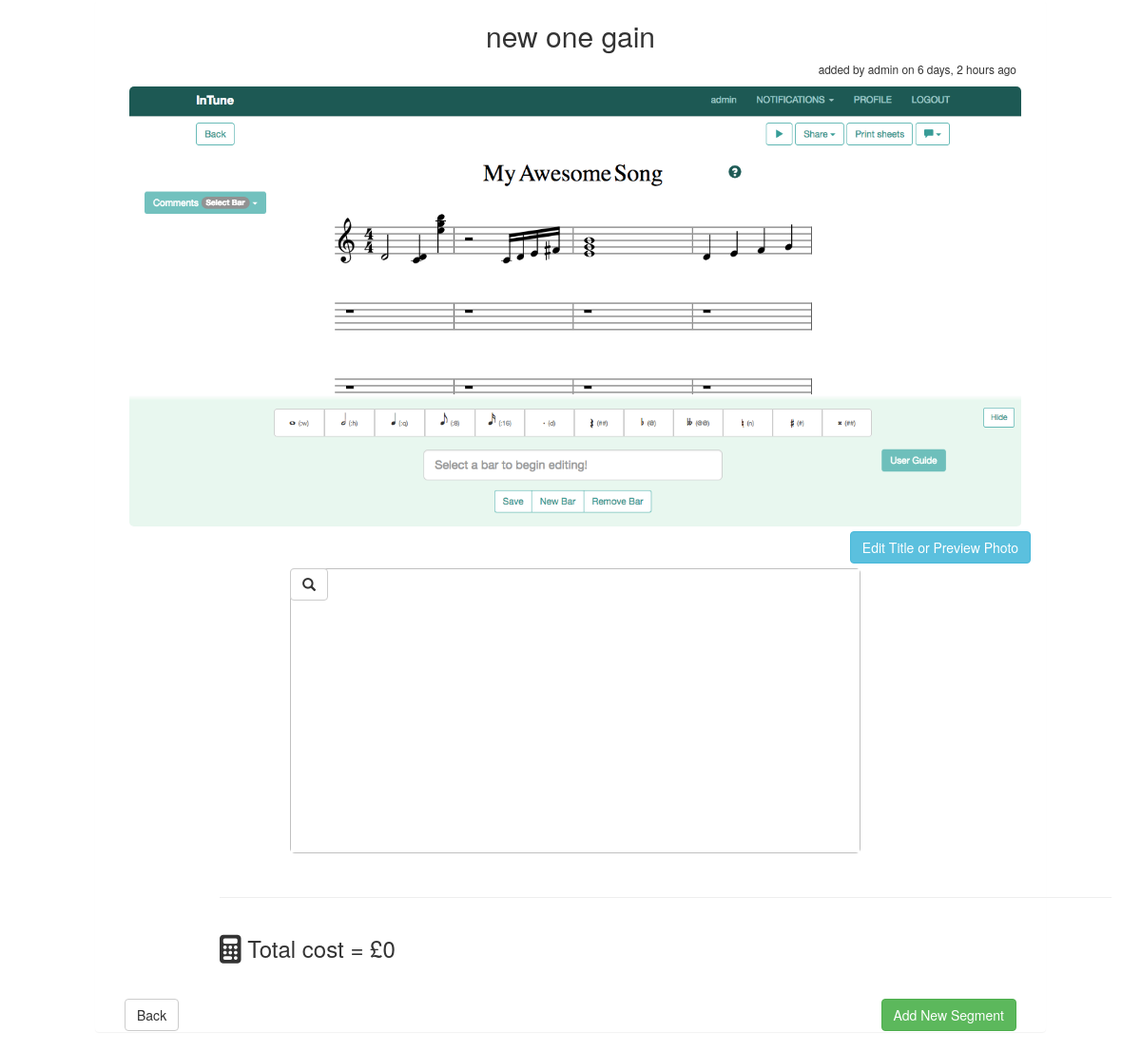
Page /11/ (signed in) on the committed database.
### triplan/models.py (models this page shows, shortened)
class Itinerary(models.Model):
    title = models.CharField(max_length=50)
    owner = models.ForeignKey(Profile, related_name='owner', on_delete=models.CASCADE)
    date_added = models.DateTimeField(auto_now=True)
    preview_photo = models.ImageField(blank=True)
    @property
    def encoded_locations(self):
        location_list = []
        for segment in self.itinerarysegment_set.all():
            location_list.append(urllib.parse.quote_plus(segment.location))
        return "%7C".join(location_list)
    @property
    def total_cost(self):
        cost = 0
        for segment in self.itinerarysegment_set.all():
            cost += segment.cost
        return cost

class Profile(models.Model):
    user = models.OneToOneField(User, on_delete=models.CASCADE)
    description = models.CharField(max_length=300)
    def __str__(self):
        return self.user.username

### triplan/views.py (the view)
# urls.py: url(r'^(?P<pk>[0-9]+)/$', login_required(views.ItineraryDetail.as_view()), name="itinerary_detail"),
class ItineraryDetail(generic.DetailView):
    model = Itinerary

### triplan/templates/triplan/itinerary_detail.html (shortened to what this page needs)
{% extends "triplan/base.html" %}
{% block body %}
{% load humanize %}
<div class="panel col-sm-10 col-sm-offset-1">
    <div class="col-sm-12">
        <h2 class="center">{{ itinerary.title }}</h2>
        <p><small class="pull-right margin-bottom-5">added by {{ itinerary.owner }} on {{ itinerary.date_added | naturaltime }}</small></p>
    </div>
    <div class="col-sm-12 margin-5">
        {% if itinerary.preview_photo %}
        <img src="{{ itinerary.preview_photo.url }}" class="img img-responsive full-width center-img">
        {% endif %}
    </div>
    <a href="{% url 'triplan:itinerary_edit' itinerary.id %}" class="btn btn-info pull-right">
        Edit Title or Preview Photo
    </a>
    <div class="col-sm-12 margin-5">
        <button id="map-zoom" class="btn btn-default"><span class="glyphicon glyphicon-search"></span></button>
        <img id="default-map" src=
         "https://maps.googleapis.com/maps/api/staticmap?size=600x300&maptype=roadmap\&markers=size:mid%7Ccolor:red%7C{{ itinerary.encoded_locations }}&key=AIzaSyBJz1pSa-my6Cq3DrqIy-MB0keiTHL-rq8"
            width="600px" height="300px" class="img center-img">
    </div>
    <div class="col-sm-12 margin-top-20">
    </div>
    <div class="col-sm-12 total-cost">
        <hr>
        <h3 class="pull-left">
            <span class="fa fa-calculator fa-lg"></span>
            Total cost = £{{ itinerary.total_cost }}
        </h3>
    </div>
    <div class="col-sm-12">
        <a href="{% url 'triplan:itinerary_list' %}" class="btn btn-default">Back</a>
        <a href="{% url 'triplan:itinerarysegment_create' itinerary.id %}" class="btn btn-success pull-right">Add New Segment</a>
    </div>
</div>
{% endblock body %}

### triplan/static/custom.css (style rules this page uses)
.img { border-radius: 5px; }
.margin-5 { margin: 5px; }
.margin-top-20 { margin-top: 20px; }
.margin-bottom-5 { margin-bottom: 5px; }
.center-img { margin: auto; display: block; }
.center { text-align: center; }
#map-zoom { position: absolute; top: 0; left: calc((100% - 600px)/2); }
.total-cost { margin-bottom: 30px; margin-left: 100px; }

### rows in the picture
Itinerary: title "new one gain", owner "admin", date_added "6 days, 2 hours ago", preview_photo (picture), total_cost "0"
